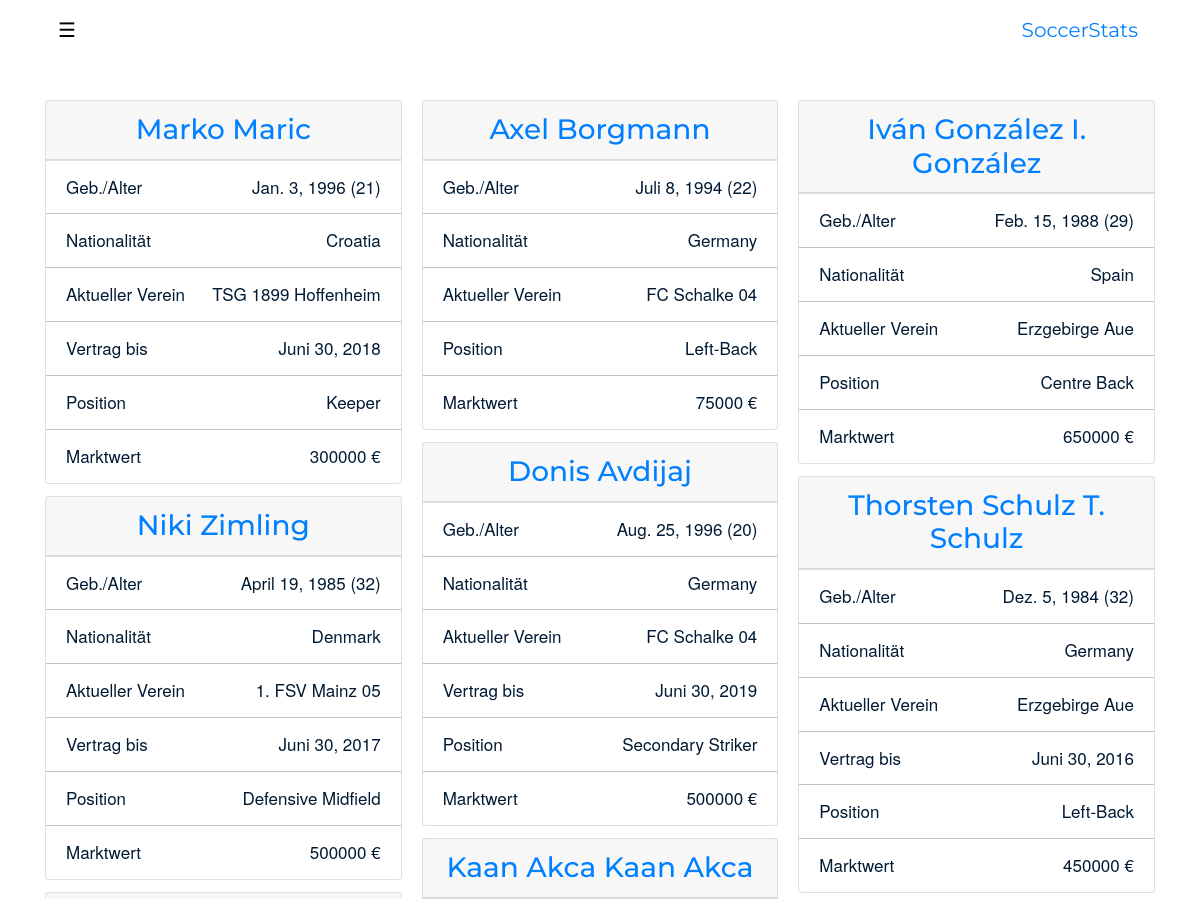
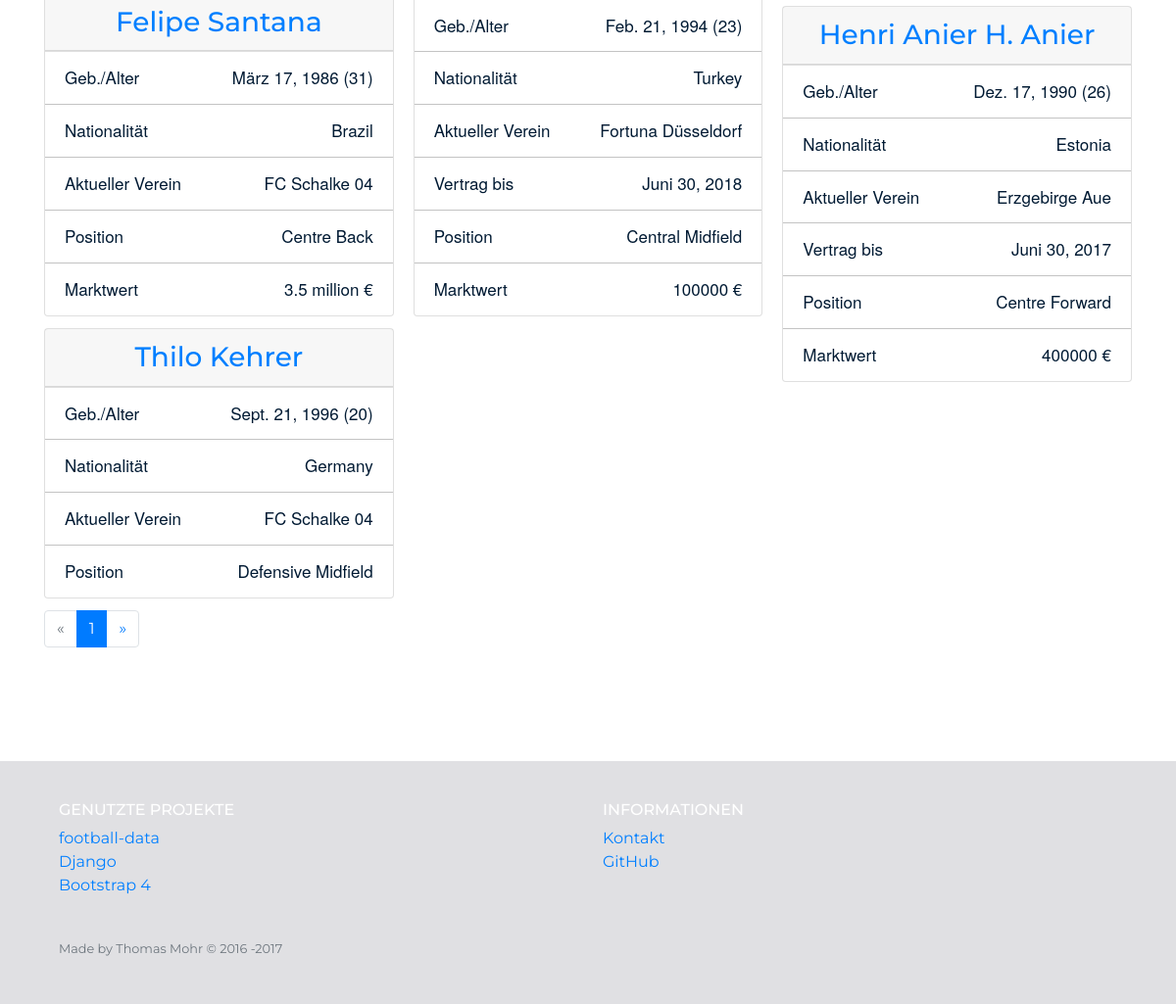
Screenshot of /players/ with the database file from the repository (2 pictures, top to bottom).
### player/models.py (models this page shows, shortened)
class Player(models.Model):
    team = models.ForeignKey(Team, on_delete=models.CASCADE)
    name = models.CharField(max_length=255)
    position = models.CharField(max_length=255)
    jersey_number = models.PositiveSmallIntegerField(null=True)
    date_of_birth = models.DateField(null=True)
    nationality = models.CharField(max_length=255)
    contract_until = models.DateField(null=True)
    market_value = models.PositiveIntegerField(null=True)
    image = models.URLField(null=True)
    class Meta:
        ordering = ['jersey_number']
    def age(self):
        import datetime
        return int((datetime.date.today() - self.date_of_birth).days / 365.25)

### team/models.py (models this page shows, shortened)
class Team(models.Model):
    id = models.PositiveSmallIntegerField(primary_key=True)
    competition = models.ManyToManyField(Competition)
    name = models.CharField(max_length=255)
    code = models.CharField(null=True, max_length=255)
    short_name = models.CharField(null=True, max_length=255)
    squad_market_value = models.PositiveIntegerField(null=True)
    crest_url = models.URLField(null=True)

### player/views.py (the view)
class PlayerListView(ListView):
    model = Player
    paginate_by = 10
    def get_context_data(self, **kwargs):
        context = super(PlayerListView, self).get_context_data(**kwargs)
        players = Player.objects.all()
        paginator = Paginator(players, self.paginate_by)
        page = self.request.GET.get('page')
        try:
            players = paginator.page(page)
        except PageNotAnInteger:
            players = paginator.page(1)
        except EmptyPage:
            players = paginator.page(paginator.num_pages)
        context['players'] = players
        return context

### templates/player/player_list.html (shortened to what this page needs)
{% extends 'SoccerStats/base.html' %}
{% load humanize %}
{% load math_extras %}
{% block content %}
    <section id="players">
        <div class="container">
            <div class="card-columns">
                {% for player in players %}
                    <div class="card text-sm-center">
                        <a href="{% url 'player:detail' player.id %}">
                            <div class="card-header">
                                <h3 class="card-title mb-0">{{ player.name }}</h3>
                            </div>
                        </a>
                        <ul class="list-group list-group-flush">
                            {% if player.date_of_birth %}
                                <li class="list-group-item">
                                    <div class="d-flex w-100 justify-content-between">
                                        <p class="mb-0">Geb./Alter</p>
                                        <p class="mb-0">{{ player.date_of_birth }} ({{ player.age }})</p>
                                    </div>
                                </li>
                            {% endif %}
                            <li class="list-group-item">
                                <div class="d-flex w-100 justify-content-between">
                                    <p class="mb-0">Nationalität</p>
                                    <p class="mb-0">{{ player.nationality }}</p>
                                </div>
                            </li>
                            <li
                                    class="list-group-item"
                                    onclick="document.location = '{% url 'team:detail' player.team.id %}'"
                                    style="cursor: pointer"
                            >
                                <div class="d-flex w-100 justify-content-between">
                                    <p class="mb-0">Aktueller Verein</p>
                                    <p class="mb-0">{{ player.team.name }}</p>
                                </div>
                            </li>
                            {% if player.contract_until %}
                                <li class="list-group-item">
                                    <div class="d-flex w-100 justify-content-between">
                                        <p class="mb-0">Vertrag bis</p>
                                        <p class="mb-0">{{ player.contract_until }}</p>
                                    </div>
                                </li>
                            {% endif %}
                            <li class="list-group-item">
                                <div class="d-flex w-100 justify-content-between">
                                    <p class="mb-0">Position</p>
                                    <p class="mb-0">{{ player.position }}</p>
                                </div>
                            </li>
                            {% if player.market_value %}
                                <li class="list-group-item">
                                    <div class="d-flex w-100 justify-content-between">
                                        <p class="mb-0">Marktwert</p>
                                        <p class="mb-0">{{ player.market_value|intword }} €</p>
                                    </div>
                                </li>
                            {% endif %}
                        </ul>
                    </div>
                {% endfor %}
            </div>
            <nav aria-label="Page navigation">
                <ul class="pagination">
                    {% if page_obj.has_previous %}
                        <li class="page-item">
                            <a
                                    class="page-link"
                                    href="?page={{ page_obj.previous_page_number }}"
                                    aria-label="Previous"
                            >
                                <span aria-hidden="true">&laquo;</span>
                                <span class="sr-only">Previous</span>
                            </a>
                        </li>
                    {% else %}
                        <li class="page-item disabled">
                        <span class="page-link" aria-label="Previous">
                            <span aria-hidden="true">&laquo;</span>
                        </span>
                        </li>
                    {% endif %}
                    {% for page in page_obj.paginator.page_range %}
                        {% if page == page_obj.number %}
                            <li class="page-item active">
                                <a class="page-link">
                                    {{ page_obj.number }} <span class="sr-only">(current)</span>
                                </a>
                            </li>
                        {% endif %}
                    {% endfor %}
                    {% if page_obj.has_next %}
                        <li class="page-item">
                            <a
                                    class="page-link"
                                    href="?page={{ page_obj.next_page_number }}"
                                    aria-label="Next"
                            >
                                <span aria-hidden="true">&raquo;</span>
                            </a>
                        </li>
                    {% endif %}
                </ul>
            </nav>
        </div>
    </section>
{% endblock %}

### SoccerStats/static/SoccerStats/css/style.css (style rules this page uses)
html, body { width: 100%; height: 100%; }
body { font-family: 'Montserrat', 'Helvetica Neue', Arial, sans-serif; color: #001A33; webkit-tap-highlight-color: #222; top: 0; }
a { color: #007FFF; -webkit-transition: all .35s; -moz-transition: all .35s; transition: all .35s; }
p { font-size: 17px; line-height: 1.7; margin-bottom: 20px; font-family: 'Helvetica Neue', Arial, sans-serif; }
section { padding: 70px 0; }
@media (min-width: 34em) { section { min-height: 600px; padding: 100px 0; } }
.list-group-item, .card-footer { background-color: transparent; }

### rows the page displays
Player: name "Marko Maric", date_of_birth "Jan. 3, 1996", age "21", nationality "Croatia", team.name "TSG 1899 Hoffenheim", contract_until "Juni 30, 2018", position "Keeper", market_value "300000"
Player: name "Niki Zimling", date_of_birth "April 19, 1985", age "32", nationality "Denmark", team.name "1. FSV Mainz 05", contract_until "Juni 30, 2017", position "Defensive Midfield", market_value "500000"
Player: name "Felipe Santana", date_of_birth "März 17, 1986", age "31", nationality "Brazil", team.name "FC Schalke 04", position "Centre Back", market_value "3.5 million"
Player: name "Thilo Kehrer", date_of_birth "Sept. 21, 1996", age "20", nationality "Germany", team.name "FC Schalke 04", position "Defensive Midfield"
Player: name "Axel Borgmann", date_of_birth "Juli 8, 1994", age "22", nationality "Germany", team.name "FC Schalke 04", position "Left-Back", market_value "75000"
Player: name "Donis Avdijaj", date_of_birth "Aug. 25, 1996", age "20", nationality "Germany", team.name "FC Schalke 04", contract_until "Juni 30, 2019", position "Secondary Striker", market_value "500000"
Player: name "Kaan Akca Kaan Akca", date_of_birth "Feb. 21, 1994", age "23", nationality "Turkey", team.name "Fortuna Düsseldorf", contract_until "Juni 30, 2018", position "Central Midfield", market_value "100000"
Player: name "Iván González I. González", date_of_birth "Feb. 15, 1988", age "29", nationality "Spain", team.name "Erzgebirge Aue", position "Centre Back", market_value "650000"
Player: name "Thorsten Schulz T. Schulz", date_of_birth "Dez. 5, 1984", age "32", nationality "Germany", team.name "Erzgebirge Aue", contract_until "Juni 30, 2016", position "Left-Back", market_value "450000"
Player: name "Henri Anier H. Anier", date_of_birth "Dez. 17, 1990", age "26", nationality "Estonia", team.name "Erzgebirge Aue", contract_until "Juni 30, 2017", position "Centre Forward", market_value "400000"

### other values shown
{{ page_obj.number }} "1"
